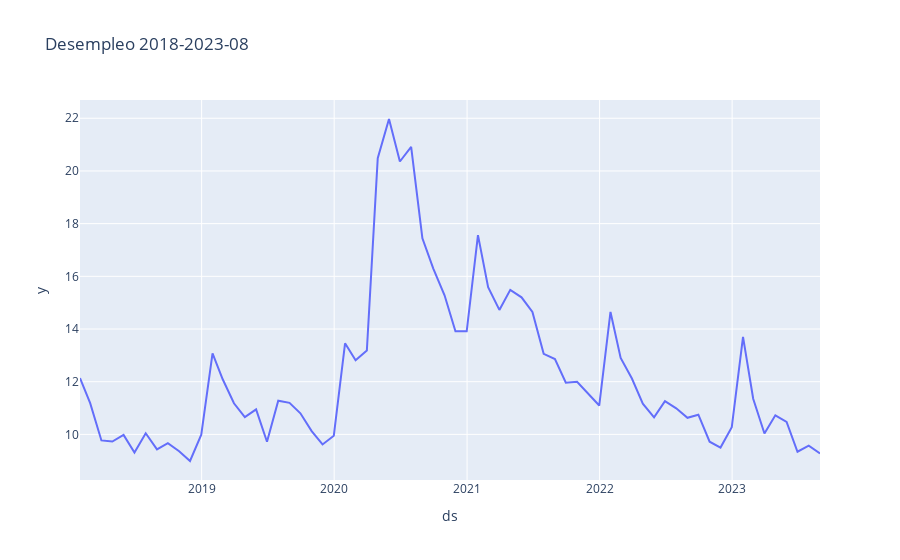

Source (notebook cell):
### Code cell
px.line(df, x='ds' , y='y' ,title='Desempleo 2018-2023-08')
